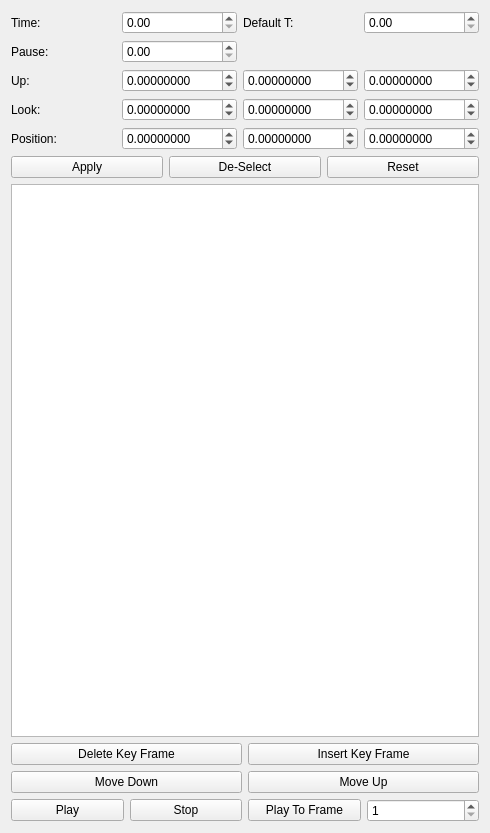
<?xml version="1.0" encoding="UTF-8"?>
<ui version="4.0">
 <class>CANWidget</class>
 <widget class="QWidget" name="CANWidget">
  <property name="geometry">
   <rect>
    <x>0</x>
    <y>0</y>
    <width>490</width>
    <height>833</height>
   </rect>
  </property>
  <property name="windowTitle">
   <string>Camera Animator Options</string>
  </property>
  <layout class="QVBoxLayout" name="verticalLayout">
   <item>
    <layout class="QGridLayout" name="gridLayout">
     <item row="0" column="0">
      <widget class="QLabel" name="label">
       <property name="text">
        <string>Time:</string>
       </property>
      </widget>
     </item>
     <item row="0" column="1">
      <widget class="QDoubleSpinBox" name="tspin"/>
     </item>
     <item row="1" column="0">
      <widget class="QLabel" name="label_2">
       <property name="text">
        <string>Pause:</string>
       </property>
      </widget>
     </item>
     <item row="1" column="1">
      <widget class="QDoubleSpinBox" name="pspin"/>
     </item>
     <item row="2" column="0">
      <widget class="QLabel" name="label_3">
       <property name="text">
        <string>Up:</string>
       </property>
      </widget>
     </item>
     <item row="2" column="1">
      <widget class="QDoubleSpinBox" name="ux">
       <property name="decimals">
        <number>8</number>
       </property>
       <property name="minimum">
        <double>-9001.000000000000000</double>
       </property>
       <property name="maximum">
        <double>9001.000000000000000</double>
       </property>
       <property name="singleStep">
        <double>0.000001000000000</double>
       </property>
      </widget>
     </item>
     <item row="2" column="2">
      <widget class="QDoubleSpinBox" name="uy">
       <property name="decimals">
        <number>8</number>
       </property>
       <property name="minimum">
        <double>-9001.000000000000000</double>
       </property>
       <property name="maximum">
        <double>9001.000000000000000</double>
       </property>
       <property name="singleStep">
        <double>0.000001000000000</double>
       </property>
      </widget>
     </item>
     <item row="2" column="3">
      <widget class="QDoubleSpinBox" name="uz">
       <property name="decimals">
        <number>8</number>
       </property>
       <property name="minimum">
        <double>-9001.000000000000000</double>
       </property>
       <property name="maximum">
        <double>9001.000000000000000</double>
       </property>
       <property name="singleStep">
        <double>0.000001000000000</double>
       </property>
      </widget>
     </item>
     <item row="3" column="0">
      <widget class="QLabel" name="label_4">
       <property name="text">
        <string>Look:</string>
       </property>
      </widget>
     </item>
     <item row="3" column="1">
      <widget class="QDoubleSpinBox" name="lx">
       <property name="decimals">
        <number>8</number>
       </property>
       <property name="minimum">
        <double>-9001.000000000000000</double>
       </property>
       <property name="maximum">
        <double>9001.000000000000000</double>
       </property>
       <property name="singleStep">
        <double>0.000001000000000</double>
       </property>
      </widget>
     </item>
     <item row="3" column="2">
      <widget class="QDoubleSpinBox" name="ly">
       <property name="decimals">
        <number>8</number>
       </property>
       <property name="minimum">
        <double>-9001.000000000000000</double>
       </property>
       <property name="maximum">
        <double>9001.000000000000000</double>
       </property>
       <property name="singleStep">
        <double>0.000001000000000</double>
       </property>
      </widget>
     </item>
     <item row="3" column="3">
      <widget class="QDoubleSpinBox" name="lz">
       <property name="decimals">
        <number>8</number>
       </property>
       <property name="minimum">
        <double>-9001.000000000000000</double>
       </property>
       <property name="maximum">
        <double>9001.000000000000000</double>
       </property>
       <property name="singleStep">
        <double>0.000001000000000</double>
       </property>
      </widget>
     </item>
     <item row="4" column="0">
      <widget class="QLabel" name="label_5">
       <property name="text">
        <string>Position:</string>
       </property>
      </widget>
     </item>
     <item row="4" column="1">
      <widget class="QDoubleSpinBox" name="px">
       <property name="decimals">
        <number>8</number>
       </property>
       <property name="minimum">
        <double>-9001.000000000000000</double>
       </property>
       <property name="maximum">
        <double>9001.000000000000000</double>
       </property>
       <property name="singleStep">
        <double>0.000001000000000</double>
       </property>
      </widget>
     </item>
     <item row="4" column="2">
      <widget class="QDoubleSpinBox" name="py">
       <property name="decimals">
        <number>8</number>
       </property>
       <property name="minimum">
        <double>-9001.000000000000000</double>
       </property>
       <property name="maximum">
        <double>9001.000000000000000</double>
       </property>
       <property name="singleStep">
        <double>0.000001000000000</double>
       </property>
      </widget>
     </item>
     <item row="4" column="3">
      <widget class="QDoubleSpinBox" name="pz">
       <property name="decimals">
        <number>8</number>
       </property>
       <property name="minimum">
        <double>-9001.000000000000000</double>
       </property>
       <property name="maximum">
        <double>9001.000000000000000</double>
       </property>
       <property name="singleStep">
        <double>0.000001000000000</double>
       </property>
      </widget>
     </item>
     <item row="0" column="2">
      <widget class="QLabel" name="label_6">
       <property name="text">
        <string>Default T:</string>
       </property>
      </widget>
     </item>
     <item row="0" column="3">
      <widget class="QDoubleSpinBox" name="dtspin"/>
     </item>
    </layout>
   </item>
   <item>
    <layout class="QHBoxLayout" name="horizontalLayout">
     <item>
      <widget class="QPushButton" name="apply">
       <property name="text">
        <string>Apply</string>
       </property>
      </widget>
     </item>
     <item>
      <widget class="QPushButton" name="deselect">
       <property name="text">
        <string>De-Select</string>
       </property>
      </widget>
     </item>
     <item>
      <widget class="QPushButton" name="reset">
       <property name="text">
        <string>Reset</string>
       </property>
      </widget>
     </item>
    </layout>
   </item>
   <item>
    <widget class="QListWidget" name="listWidget"/>
   </item>
   <item>
    <layout class="QHBoxLayout" name="horizontalLayout_2">
     <item>
      <widget class="QPushButton" name="deleteframe">
       <property name="text">
        <string>Delete Key Frame</string>
       </property>
      </widget>
     </item>
     <item>
      <widget class="QPushButton" name="insertbutton">
       <property name="text">
        <string>Insert Key Frame</string>
       </property>
      </widget>
     </item>
    </layout>
   </item>
   <item>
    <layout class="QHBoxLayout" name="horizontalLayout_3">
     <item>
      <widget class="QPushButton" name="movedown">
       <property name="text">
        <string>Move Down</string>
       </property>
      </widget>
     </item>
     <item>
      <widget class="QPushButton" name="moveup">
       <property name="text">
        <string>Move Up</string>
       </property>
      </widget>
     </item>
    </layout>
   </item>
   <item>
    <layout class="QHBoxLayout" name="horizontalLayout_4">
     <item>
      <widget class="QPushButton" name="playbutton">
       <property name="text">
        <string>Play</string>
       </property>
      </widget>
     </item>
     <item>
      <widget class="QPushButton" name="stopbutton">
       <property name="text">
        <string>Stop</string>
       </property>
      </widget>
     </item>
     <item>
      <widget class="QPushButton" name="playtoframe">
       <property name="text">
        <string>Play To Frame</string>
       </property>
      </widget>
     </item>
     <item>
      <widget class="QSpinBox" name="endframe">
       <property name="minimum">
        <number>1</number>
       </property>
       <property name="maximum">
        <number>1000000</number>
       </property>
      </widget>
     </item>
    </layout>
   </item>
  </layout>
 </widget>
 <resources/>
 <connections/>
</ui>
